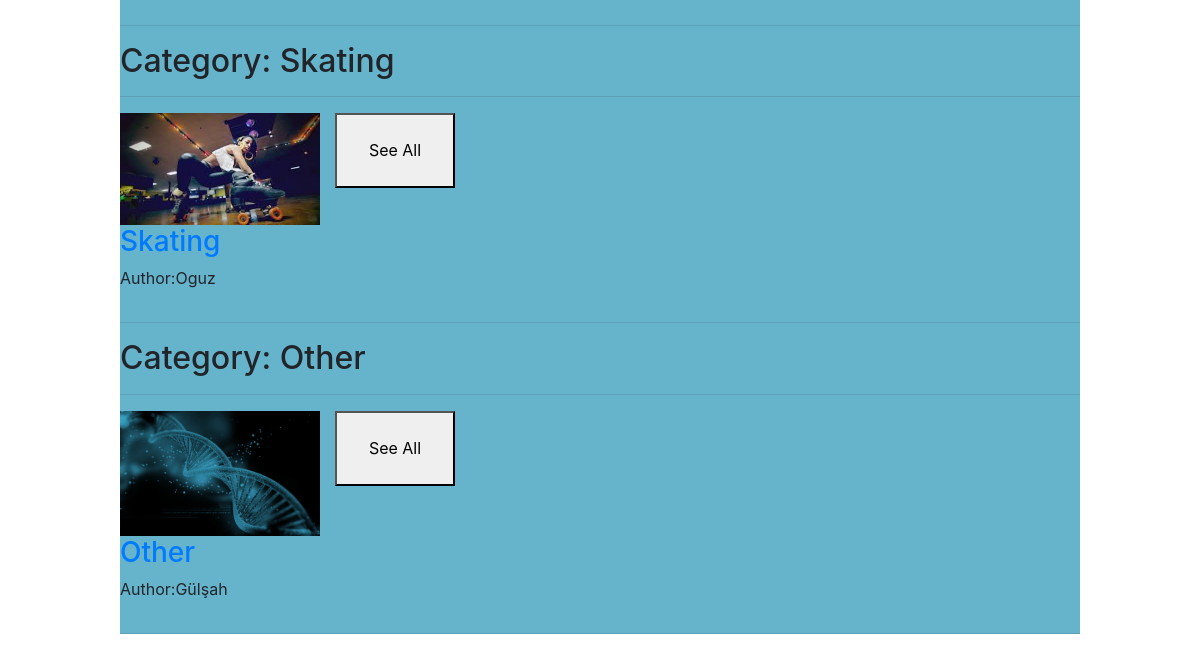
The page /blogs/ (lower part) on the database as committed earlier.
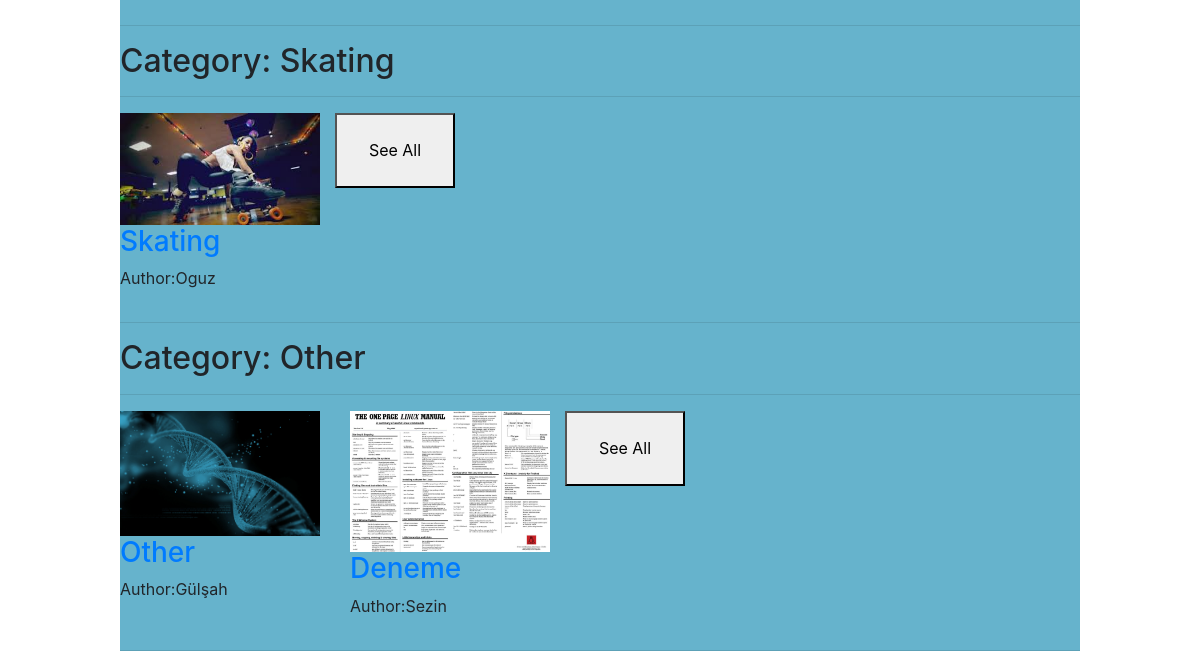
The same page on the database as committed later.
### blog/models.py (models this page shows, shortened)
class Blog(models.Model):
    author                  = models.CharField(max_length=20,default='Sezin')
    title                   = models.CharField(max_length=200)
    text                    = models.TextField()
    published_date          = models.DateField(default=timezone.now)
    updated_date            = models.DateField(blank=True, null=True)
    like                    = models.IntegerField(default=0)
    category                = (('A', 'All'), ('C', 'CyberSecurity'), ('I', 'ComputerScience'), ('S', 'Skate'), ('O', 'Other'))
    blog_category           = models.CharField(max_length=1, choices=category, default='C')
    image                   = models.ImageField(upload_to='images/')
    blog_pdf                = models.FileField(upload_to='blogs',null=True)
    slug                    = models.SlugField(blank=True, null=True)

### blog/views.py (the view)
# urls.py: path('blogs/', blog_listview),
def blog_listview(request):
    template_name = 'html/blog_list.html'
    queryset = Blog.objects.all()
    context = {
        "blog_list": queryset
    }
    return render(request, template_name, context)

### templates/html/blog_list.html (shortened to what this page needs)
{% extends "html/base.html" %}
{% load staticfiles %}
{% block content %}
<body>
 <head>
      {% include 'Sniptes/css.html' %}
      <link rel="stylesheet" href="{% static 'css/blog_list.css' %}"/>
  </head>
 <div class="blog">
   <div class="row">
       {% for object in blog_list %}
          {% if object.blog_category == 'C' %}
                <div class="row">
                <div class="col">
                </div>
                </div>
          {% endif %}
          <br>
       {% endfor %}
   </div>
 <hr>
 <h2> Category: Skating </h2><hr>
   <div class="row">
       {% for object in blog_list %}
          {% if object.blog_category == 'S' %}
                <div class="row">
                <div class="col">
                        <div class="col"><img class="blog_thumbnail" src="{{ object.image.url }}"></div>
                        <div class="col">
                            <h3> <a href="/blogs/{{ object.slug }}/"> {{ object.title }} </a>  </h3>
                            <p>Author:{{ object.author }}</p>
                        </div>
                </div>
                </div>
          {% endif %}
          <br>
       {% endfor %}
       <button class="button">See All</button>
   </div>
 <hr>
 <h2> Category: Other </h2><hr>
   <div class="row">
       {% for object in blog_list %}
          {% if object.blog_category == 'O' %}
                <div class="row">
                <div class="col">
                        <div class="col"><img class="blog_thumbnail" src="{{ object.image.url }}"></div>
                        <div class="col">
                            <h3> <a href="/blogs/{{ object.slug }}/"> {{ object.title }} </a>  </h3>
                            <p>Author:{{ object.author }}</p>
                        </div>
                </div>
                </div>
          {% endif %}
          <br>
       {% endfor %}
       <button class="button">See All</button>
   </div>
 <hr>
 </div>
</body>
{% endblock %}

### templates/html/base.html (shortened to what this page needs)
{% load  staticfiles %}
<head>{% include 'Sniptes/css.html' %}</head>
<body>
</body>
{% block content %}{% endblock %}

### templates/Sniptes/css.html (shortened to what this page needs)
{% load staticfiles %}
<link rel="stylesheet" href="https://cdnjs.cloudflare.com/ajax/libs/font-awesome/4.7.0/css/font-awesome.min.css">
<link href="https://stackpath.bootstrapcdn.com/bootstrap/4.2.1/css/bootstrap.min.css" rel="stylesheet">
<link rel="stylesheet" href="{% static 'css/base.css' %}"/>

### blog/static/css/base.css (style rules this page uses)
* { box-sizing: border-box; }
body { margin:0; }

### blog/static/css/blog_list.css (style rules this page uses)
.blog { margin-top: 3%; margin-left: 10%; margin-right: 10%; background-color: #66b3cc; width: 80%; }
.blog_thumbnail { width: 200px; length:200px; object-fit: fill; }
.button { width: 120px; height: 75px; }

Rows that differ between the two databases and show on the page:
added Blog: image (picture), title "Deneme", author "Sezin", shown under "Category: Other"
